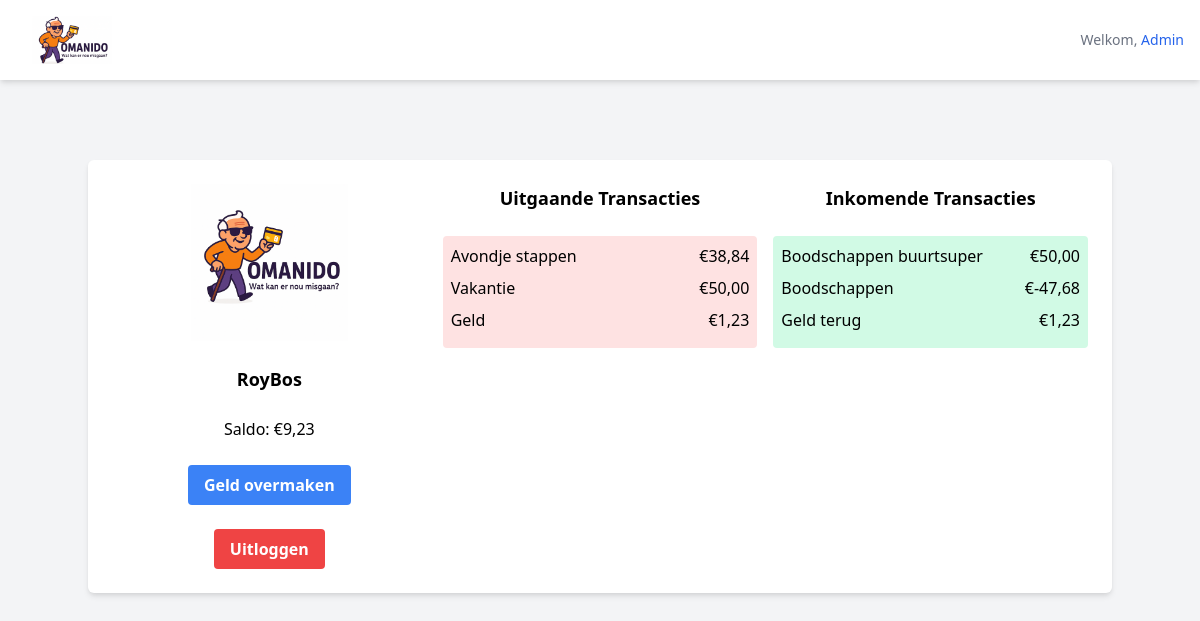
The page /transacties.php?id=6 (signed in) on the database its author committed.
### tables this page shows
CREATE TABLE `user` (
  `id` int NOT NULL,
  `username` varchar(50) NOT NULL,
  `password` varchar(255) NOT NULL,
  `balance` decimal(10,2) NOT NULL,
  `isAdmin` tinyint(1) NOT NULL DEFAULT '0'
);

CREATE TABLE `transaction` (
  `id` int NOT NULL,
  `sender` int NOT NULL,
  `receiver` int NOT NULL,
  `amount` decimal(10,2) NOT NULL,
  `description` varchar(500) NOT NULL
);

### transacties.php (the view, shortened to what this page needs)
<?php
include 'includes/db.php';
$id = $_GET['id'];
$stmt = $pdo->prepare("SELECT * FROM user WHERE id = ?");
$stmt->execute([$id]);
$user = $stmt->fetch();
$stmt = $pdo->prepare("SELECT * FROM transaction WHERE sender = ?");
$stmt->execute([$id]);
$outgoingTransactions = $stmt->fetchAll();
$stmt = $pdo->prepare("SELECT * FROM transaction WHERE receiver = ?");
$stmt->execute([$id]);
$incomingTransactions = $stmt->fetchAll();
?>
<!DOCTYPE html>
<html lang="nl">
<head>
    <link href="https://cdn.jsdelivr.net/npm/tailwindcss@2.2.15/dist/tailwind.min.css" rel="stylesheet">
</head>
<body class="bg-gray-100">
<?php include 'includes/header.php'; ?>
<div class="container mx-auto mt-20 p-6 bg-white shadow-md rounded-md">
    <div class="grid grid-cols-3 gap-4">
        <div class="col-span-1">
            <div class="flex justify-center">
                <img src="img/Omanido1.png" alt="Omanido Logo" class="mb-6 w-1/2">
            </div>
            <h2 class="text-lg text-center font-bold mb-6"><?= $user['username'] ?></h2>
            <p class="text-center mb-6">Saldo: €<?= number_format($user['balance'], 2, ',', '.') ?></p>
            <div class="flex justify-center">
                <a href="dashboard.php"
                   class="bg-blue-500 hover:bg-blue-700 text-white font-bold py-2 px-4 rounded">Geld overmaken</a>
            </div>
            <div class="flex justify-center mt-6">
                <a href="logout.php"
                   class="bg-red-500 hover:bg-red-700 text-white font-bold py-2 px-4 rounded">Uitloggen</a>
            </div>
        </div>
        <div class="col-span-1">
            <?php if (!empty($outgoingTransactions)): ?>
            <h2 class="text-lg text-center font-bold mb-6">Uitgaande Transacties</h2>
            <div class="bg-red-100 p-2 rounded">
                <?php foreach ($outgoingTransactions as $transaction): ?>
                    <div class="flex justify-between mb-2">
                        <p><?= $transaction['description'] ?></p>
                        <p>€<?= number_format($transaction['amount'], 2, ',', '.') ?></p>
                    </div>
                <?php endforeach; ?>
            </div>
            <?php else: ?>
                <p class="text-center text-red-500 font-bold">Er zijn geen uitgaande transacties.</p>
            <?php endif; ?>
        </div>
        <div class="col-span-1">
            <?php if (!empty($incomingTransactions)): ?>
                <h2 class="text-lg text-center font-bold mb-6">Inkomende Transacties</h2>
                <div class="bg-green-100 p-2 rounded">
                    <?php foreach ($incomingTransactions as $transaction): ?>
                        <div class="flex justify-between mb-2">
                            <p><?= $transaction['description'] ?></p>
                            <p>€<?= number_format($transaction['amount'], 2, ',', '.') ?></p>
                        </div>
                    <?php endforeach; ?>
                </div>
            <?php else: ?>
                <p class="text-center text-red-500 font-bold">Er zijn geen inkomende transacties.</p>
            <?php endif; ?>
        </div>
    </div>
</div>
</body>
</html>

### rows shown on the page
user: username "RoyBos", balance "9,23"
transaction: description "Avondje stappen", amount "38,84"
transaction: description "Vakantie", amount "50,00"
transaction: description "Geld", amount "1,23"
transaction: description "Boodschappen buurtsuper", amount "50,00"
transaction: description "Boodschappen", amount "-47,68"
transaction: description "Geld terug", amount "1,23"

### other values the page prints
$username "Admin"
